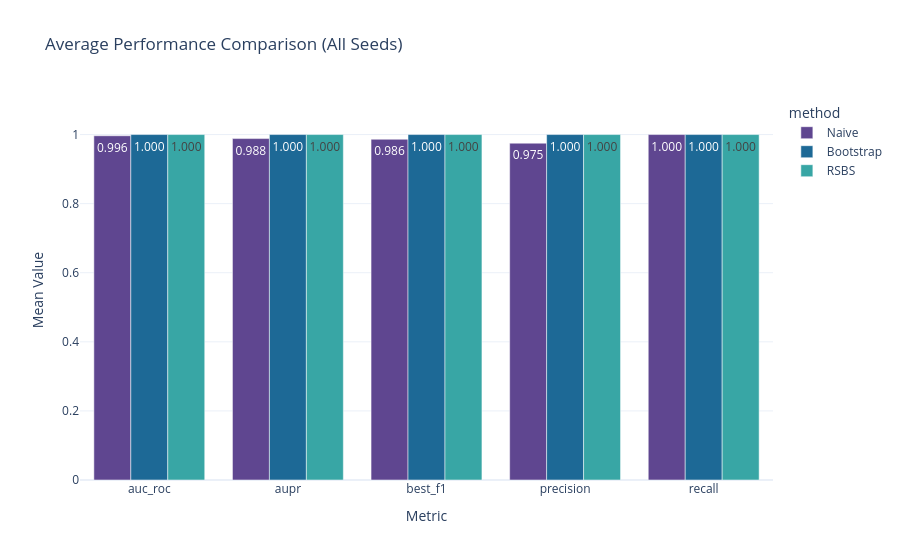

Notebook code for this chart:
### Code cell
fig2.show()

### Figure 1 — Plotly figure (JSON) as saved in the notebook; plotly's stock layout.template omitted (floating-point values rounded to 4 significant figures)
{"data": [{"alignmentgroup": "True", "hovertemplate": "method=Naive<br>Metric=%{x}<br>Mean Value=%{y}<extra></extra>", "legendgroup": "Naive", "marker": {"color": "rgb(95, 70, 144)", "pattern": {"shape": ""}}, "name": "Naive", "offsetgroup": "Naive", "orientation": "v", "showlegend": true, "textposition": "auto", "texttemplate": "%{y:.3f}", "type": "bar", "x": ["auc_roc", "aupr", "best_f1", "precision", "recall"], "xaxis": "x", "y": [0.9965, 0.9883, 0.9864, 0.975, 1.0], "yaxis": "y"}, {"alignmentgroup": "True", "hovertemplate": "method=Bootstrap<br>Metric=%{x}<br>Mean Value=%{y}<extra></extra>", "legendgroup": "Bootstrap", "marker": {"color": "rgb(29, 105, 150)", "pattern": {"shape": ""}}, "name": "Bootstrap", "offsetgroup": "Bootstrap", "orientation": "v", "showlegend": true, "textposition": "auto", "texttemplate": "%{y:.3f}", "type": "bar", "x": ["auc_roc", "aupr", "best_f1", "precision", "recall"], "xaxis": "x", "y": [1.0, 1.0, 1.0, 1.0, 1.0], "yaxis": "y"}, {"alignmentgroup": "True", "hovertemplate": "method=RSBS<br>Metric=%{x}<br>Mean Value=%{y}<extra></extra>", "legendgroup": "RSBS", "marker": {"color": "rgb(56, 166, 165)", "pattern": {"shape": ""}}, "name": "RSBS", "offsetgroup": "RSBS", "orientation": "v", "showlegend": true, "textposition": "auto", "texttemplate": "%{y:.3f}", "type": "bar", "x": ["auc_roc", "aupr", "best_f1", "precision", "recall"], "xaxis": "x", "y": [1.0, 1.0, 1.0, 1.0, 1.0], "yaxis": "y"}], "layout": {"barmode": "group", "legend": {"title": {"text": "method"}, "tracegroupgap": 0}, "title": {"text": "Average Performance Comparison (All Seeds)"}, "xaxis": {"anchor": "y", "domain": [0, 1], "title": {"text": "Metric"}}, "yaxis": {"anchor": "x", "domain": [0, 1], "range": [0, 1.1], "title": {"text": "Mean Value"}}}}
